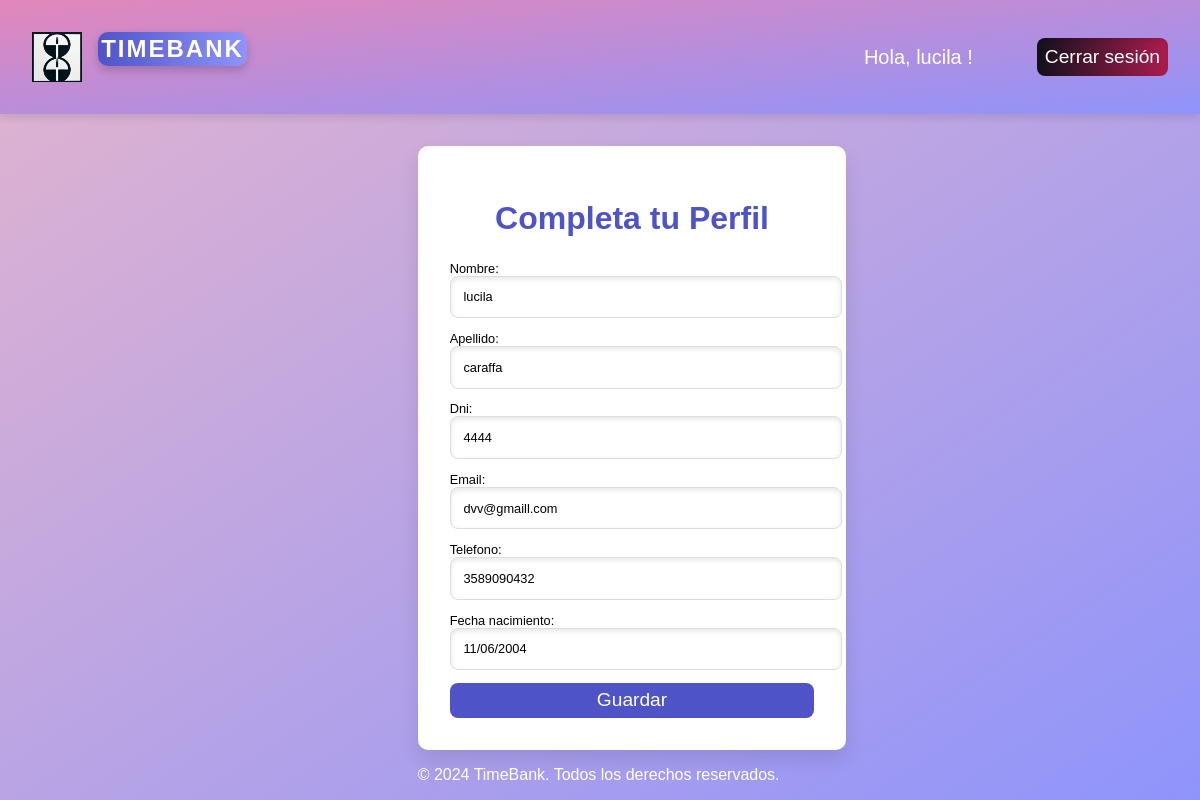
Screenshot of /clientes/completar_perfil/ (signed in) with the database file from the repository.
### clientes/models.py (models this page shows, shortened)
class Cliente(models.Model):
    user = models.OneToOneField(User, on_delete=models.CASCADE, null=True, blank=True)  # Relación uno a uno con el modelo User
    nombre = models.CharField(max_length=100, blank=True)  # Permitimos que estén vacíos inicialmente
    apellido = models.CharField(max_length=100, blank=True)
    dni = models.CharField(max_length=20, blank=True)
    email = models.EmailField(blank=True)  # Usamos el email del usuario
    telefono = models.CharField(max_length=15, blank=True)
    fecha_nacimiento = models.DateField(null=True, blank=True)

### clientes/views.py (the view)
# urls.py: path('completar_perfil/', views.completar_perfil, name='completar_perfil'),
def completar_perfil(request):
    cliente = Cliente.objects.get(user=request.user)
    if request.method == 'POST':
        form = ClienteForm(request.POST, instance=cliente)
        if form.is_valid():
            form.save()
            return redirect('homebanking:homebanking')  # Redirigir a una página principal o dashboard
    else:
        form = ClienteForm(instance=cliente)
    return render(request, 'clientes/completar_perfil.html', {'form': form})

### clientes/forms.py
class ClienteForm(forms.ModelForm):
    class Meta:
        model = Cliente
        fields = ['nombre', 'apellido', 'dni', 'email', 'telefono', 'fecha_nacimiento']

### clientes/templates/clientes/completar_perfil.html (shortened to what this page needs)
{% extends "base/base.html" %}
{% block content %}
    <div class="form-container">
        <h1>Completa tu Perfil</h1>
        <form method="post">
            <div class="form-group">
                {{ form.as_p }}
            </div>
            <button type="submit" class="btn-submit">Guardar</button>
        </form>
    </div>
{% endblock %}

### templates/base/base.html (shortened to what this page needs)
<!DOCTYPE html>
<html lang="en">
<head>
    {% load static %}
    <link rel="stylesheet" href="{% static 'css/styles.css' %}">
</head>
<body>
    <div class="page-container">
        <header class="site-header">
            <div class="logo-container">
                <img src="{% static 'images/logo.jpg' %}" alt="Logo TimeBank" class="logo">
                <h1 class="site-title">TimeBank</h1>
            </div>
            <nav>
                <ul class="nav-links1">
                    {% if user.is_authenticated %}
                        <li>Hola, {{ user.username }} !</li>
                        <li><a href="{% url 'login:logout' %}">
                        <button class="btn-submit1">Cerrar sesión</button></a></li>
                    {% else %}
                        <li><a href="{% url 'login:login' %}">Iniciar sesión</a></li>
                        <li><a href="{% url 'login:registro' %}">Registrarse</a></li>
                    {% endif %}
                </ul>
            </nav>
        </header>
        <main>
            {% block content %}{% endblock %}
        </main>
        <footer>
            <p>&copy; 2024 TimeBank. Todos los derechos reservados.</p>
        </footer>
    </div>
</body>
</html>

### static/css/styles.css (style rules this page uses)
body { font-family: 'Arial', sans-serif; background: linear-gradient(to bottom right, #e3b4ce, #8f94fb); color: rgb(0, 0, 0); margin: 0; padding: 0; display: flex; justify-content: center; align-items: center; min-height: 100vh; }
.nav-links1 { display: flex; justify-content: center; align-items: center; gap: 4rem; font-size: 20px; list-style: none; margin: 0; padding: 0; color:rgb(255, 255, 255); }
.btn-submit1 { padding: 0.5rem; border: none; background: linear-gradient(90deg, #11111d, #ac1c4e); color: #fff; font-size: 1.2rem; border-radius: 8px; cursor: pointer; transition: background 0.3s ease; width: 100%; box-shadow: inset 0 2px 5px rgba(0, 0, 0, 0.1); flex: 1 1 auto; }
.btn-submit { padding: 0.4rem; border: none; background: #4e54c8; color: #fff; font-size: 1.2rem; border-radius: 8px; cursor: pointer; transition: background 0.3s ease; width: 100%; flex: 1 1 auto; }
.site-header { display: flex; justify-content: space-between; align-items: center; padding: 1rem 2rem; background: linear-gradient(to bottom right, #e387ba, #8f94fb); color: #ffffff; box-shadow: 0 4px 8px rgba(0, 0, 0, 0.1); position: fixed; top: 0; left: 0; right: 0; z-index: 1000; }
.site-header a { color: white; }
.logo-container { display: flex; align-items: center; gap: 1rem; }
.logo { width: 50px; height: 50px; }
.site-title { font-size: 1.5rem; font-weight: bold; color: #ffffff; text-align: center; padding: 0.2rem; margin-bottom: 2rem; background: linear-gradient(90deg, #4e54c8, #8f94fb); border-radius: 10px; box-shadow: 0 4px 10px rgba(0, 0, 0, 0.2); text-transform: uppercase; letter-spacing: 2px; }
footer { text-align: center; position: fixed; bottom:0px; color: #fff; text-align: center; padding: 0rem; margin-bottom: 0; margin-top: auto; }
.form-group { width: 100%; margin-bottom: 1.5rem; }
h1 { font-size: 2rem; color: #4e54c8; margin-bottom: 1.5rem; text-align: center; }
.form-container { width: 100%; max-width: 400px; margin: 2rem auto; padding: 2rem; margin-top: 8rem; background: #fff; border-radius: 10px; box-shadow: 0 10px 20px rgba(0, 0, 0, 0.1); text-align: left; animation: fadeIn 1s ease-in-out; }
.form-container h1 { font-size: 2rem; color: #4e54c8; margin-bottom: 1.5rem; }
.form-container .form-group { font-size: 0.8rem; width: 100%; margin-bottom: 0.5rem; }
.form-container input, .form-container select { width: 100%; padding: 0.8rem; border: 1px solid #ddd; border-radius: 8px; font-size: 0.8rem; box-shadow: inset 0 2px 5px rgba(0, 0, 0, 0.1); transition: all 0.3s ease; }

### rows the page displays
Cliente: nombre "lucila", apellido "caraffa", dni "4444", email "dvv@gmaill.com", telefono "3589090432", fecha_nacimiento "11/06/2004"

### other values shown
{{ user.username }} "lucila"
